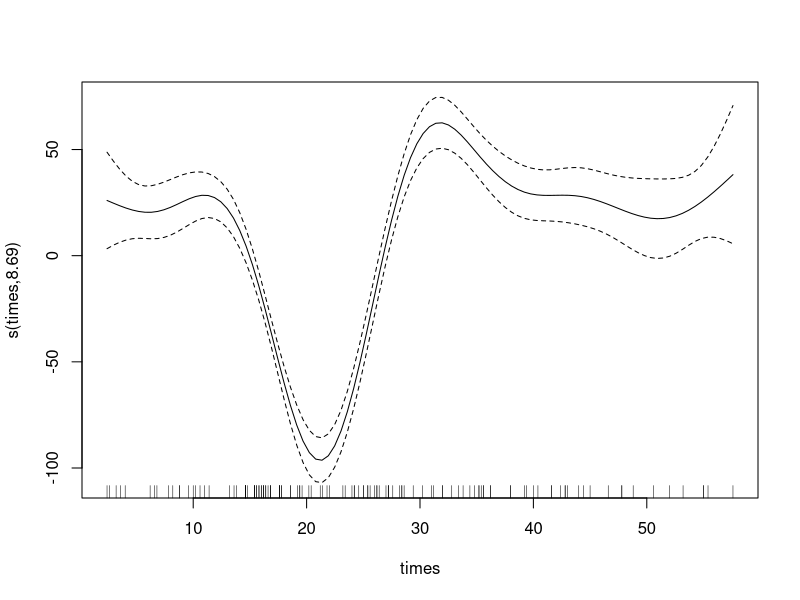

Generate this figure with R:
## ---- chunk 1
x1 = rnorm(100)
x2 = rnorm(100)
y = x1 + .5*x2 + rnorm(100)


myModel = lm(y ~ x1 + x2)
summary(myModel)
## ---- chunk 2
library(mgcv); library(MASS)
myModel = gam(accel ~ s(times), data=mcycle) 
plot(myModel)
